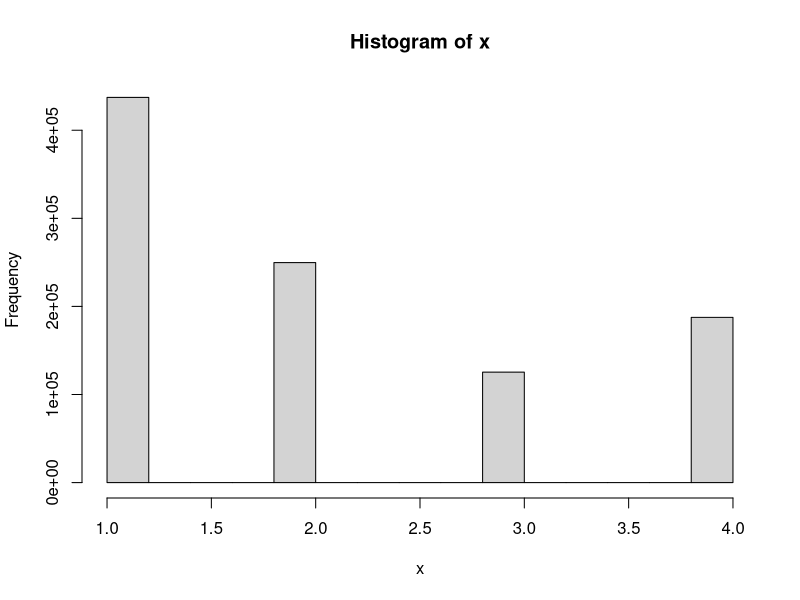

Reproduce this figure in R.
library(matrixStats)
p=matrix(c(7/16,1/4,1/8,3/16,1,2,3,4),nrow = 2,byrow = TRUE)
nsim=10^6
n=length(p)/2
q=matrix(rep(0,4*(n-1)), nrow = n-1, ncol = 4)
for (i in 1:(n-1)){
  j=which.min(p[1,p[1,]!=0])
  j=p[,p[1,]!=0][2,j]
  q[i,j]=(n-1)*p[1,j]
  p[1,j]=p[1,j]-q[i,j]/(n-1)
  k=which.max(p[1,])
  q[i,k]=1-q[i,j]
  p[1,k]=p[1,k]-q[i,k]/(n-1)
}

u=ceiling((n-1)*runif(nsim))
up=runif(nsim)
x=rowSums(rowCumsums(q[u,])<up)+1
hist(x)
